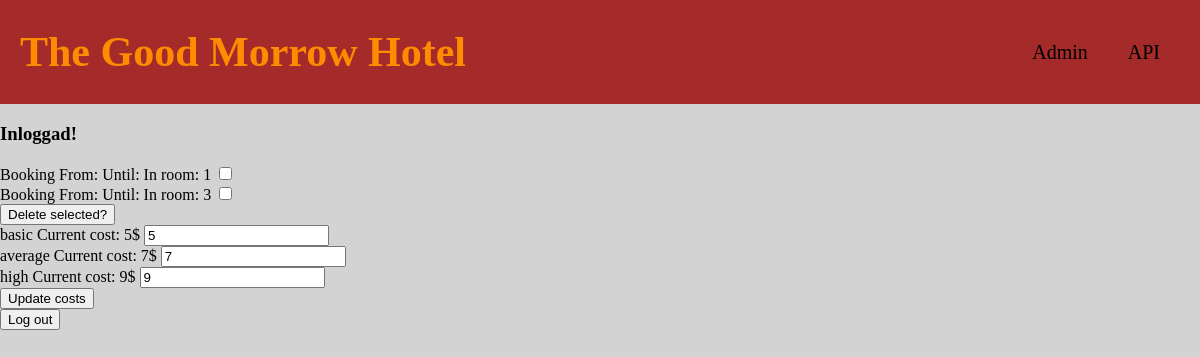
The page /admin.php (signed in) on the database as committed earlier.
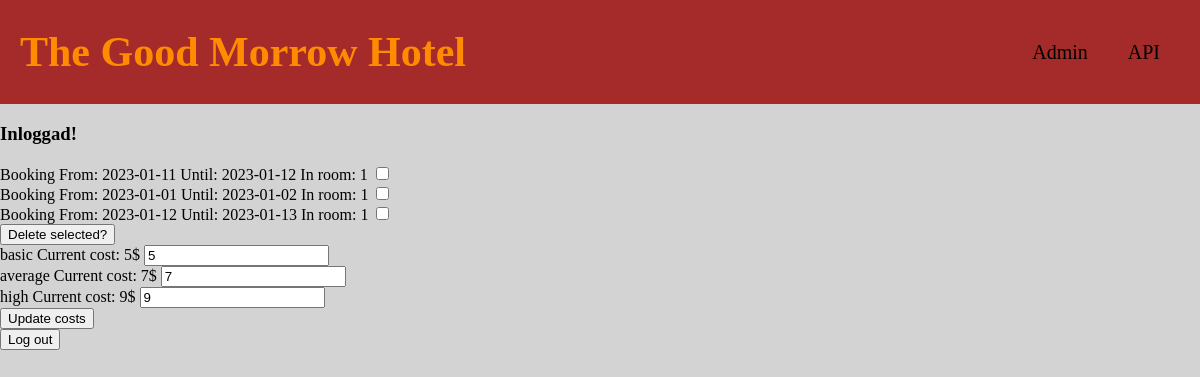
The same page on the database as committed later.
### tables this page shows
CREATE TABLE bookings (
    id INTEGER primary key AUTOINCREMENT,
    room_number INTEGER,
    arrival_date DATE,
    departure_date DATE,
    name VARCHAR(30),
    comment VARCHAR(100)
    );

### code/hotelVariables.php (called while the page is built, shortened)
<?php
$data = json_decode(file_get_contents(__DIR__ . "/hotelVariables.json"), true);
$rooms = $data["rooms"];

### admin.php (the view, shortened to what this page needs)
<?php
require "code/hotelFunctions.php";
require "code/hotelVariables.php";
$loggedIn = false;
if (isset($_SESSION["loggedIn"]) === true) $loggedIn = true;
if ($loggedIn === true) {
    $db = connect("hotels.db");
}
if ($loggedIn === true) {
    $statement = $db->prepare("SELECT * FROM bookings");
    $statement->execute();
    $bookings = $statement->fetchAll(PDO::FETCH_ASSOC);
}
?>
<!DOCTYPE html>
<html lang="en">
<head>
    <link rel="stylesheet" href="css/header.css">
    <link rel="stylesheet" href="css/style.css">
</head>
<body>
    <?php require "./header.php"; ?>
    <?php if ($loggedIn != true) : ?>
        <form method="post" action="">
            <label for="user">User</label>
            <input type="text" name="user">
            <label for="apiKey">API Key</label>
            <input type="text" name="apiKey">
            <button type="submit">Login</button>
        </form>
    <?php else : ?>
        <form method="post" action="">
            <h3>Inloggad!</h3>
            <?php $i = 0;
            foreach ($bookings as $booking) : $i++; ?>
                <label for="booking">Booking From: <?= $booking["arrival_date"] ?> Until: <?= $booking["departure_date"] ?> In room: <?= $booking["room_number"] ?></label>
                <input type="checkbox" name="<?= $booking['id'] ?>" value="delete">
                <br>
            <?php endforeach;
            if ($i > 0) : ?>
                <button type="submit">Delete selected?</button>
            <?php endif ?>
        </form>
        <form method="post" action="">
            <?php foreach ($rooms as $roomType => $room) : ?>
                <?= $roomType ?> Current cost: <?= $room["cost"] ?>$
                <input type="number" name="<?= $roomType ?>NewCost" value=<?= $room["cost"] ?>>
                <br>
            <?php endforeach ?>
            <button type="submit">Update costs</button>
        </form>
        <form method="post" action="">
            <button type="submit" name="logOut" value="logOut">Log out</button>
        </form>
    <?php endif ?>
</body>
</html>

Rows that differ between the two databases and show on the page:
removed bookings: room_number "1"
removed bookings: room_number "3"
added bookings: arrival_date "2023-01-11", departure_date "2023-01-12", room_number "1"
added bookings: arrival_date "2023-01-01", departure_date "2023-01-02", room_number "1"
added bookings: arrival_date "2023-01-12", departure_date "2023-01-13", room_number "1"
